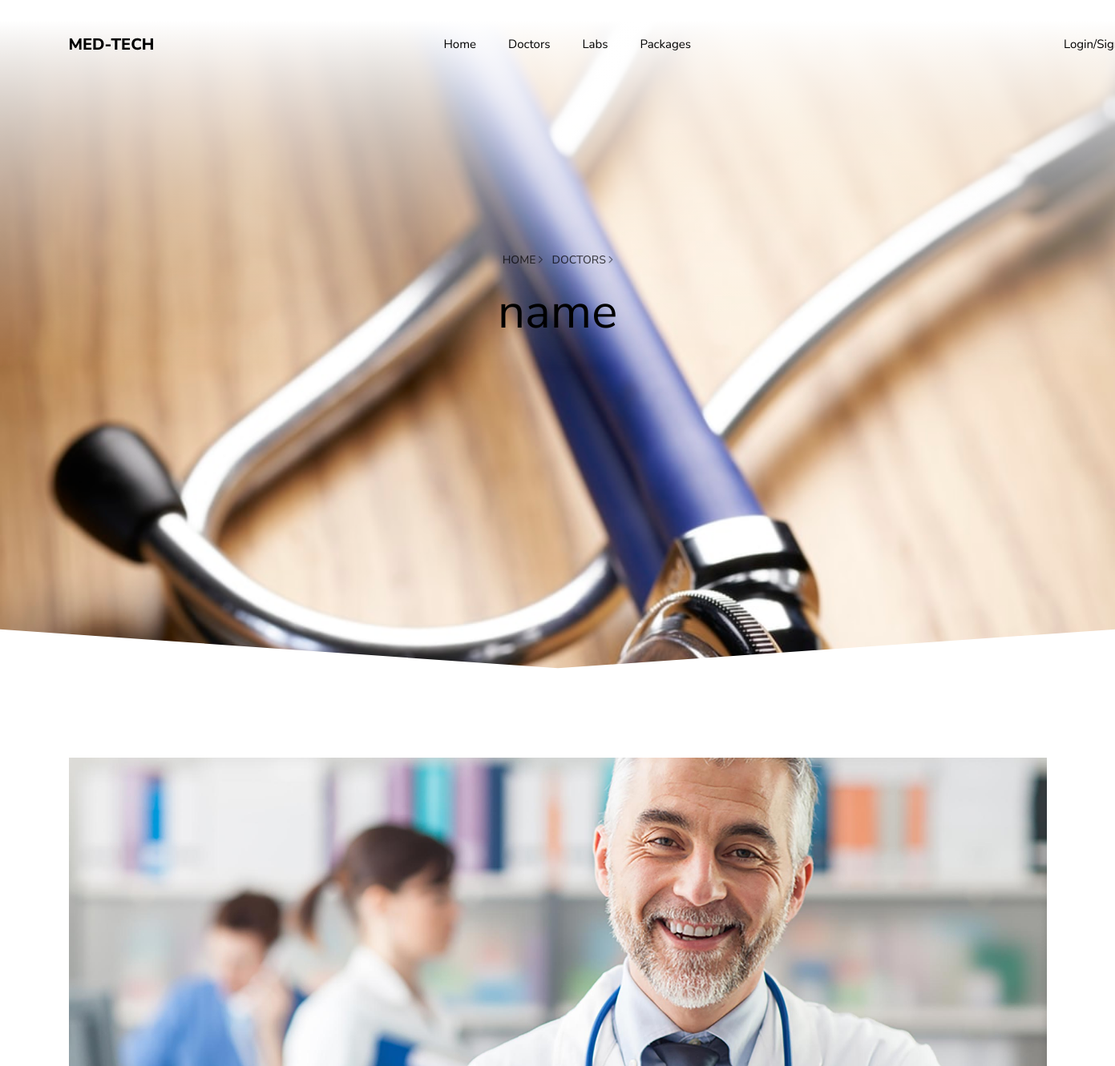
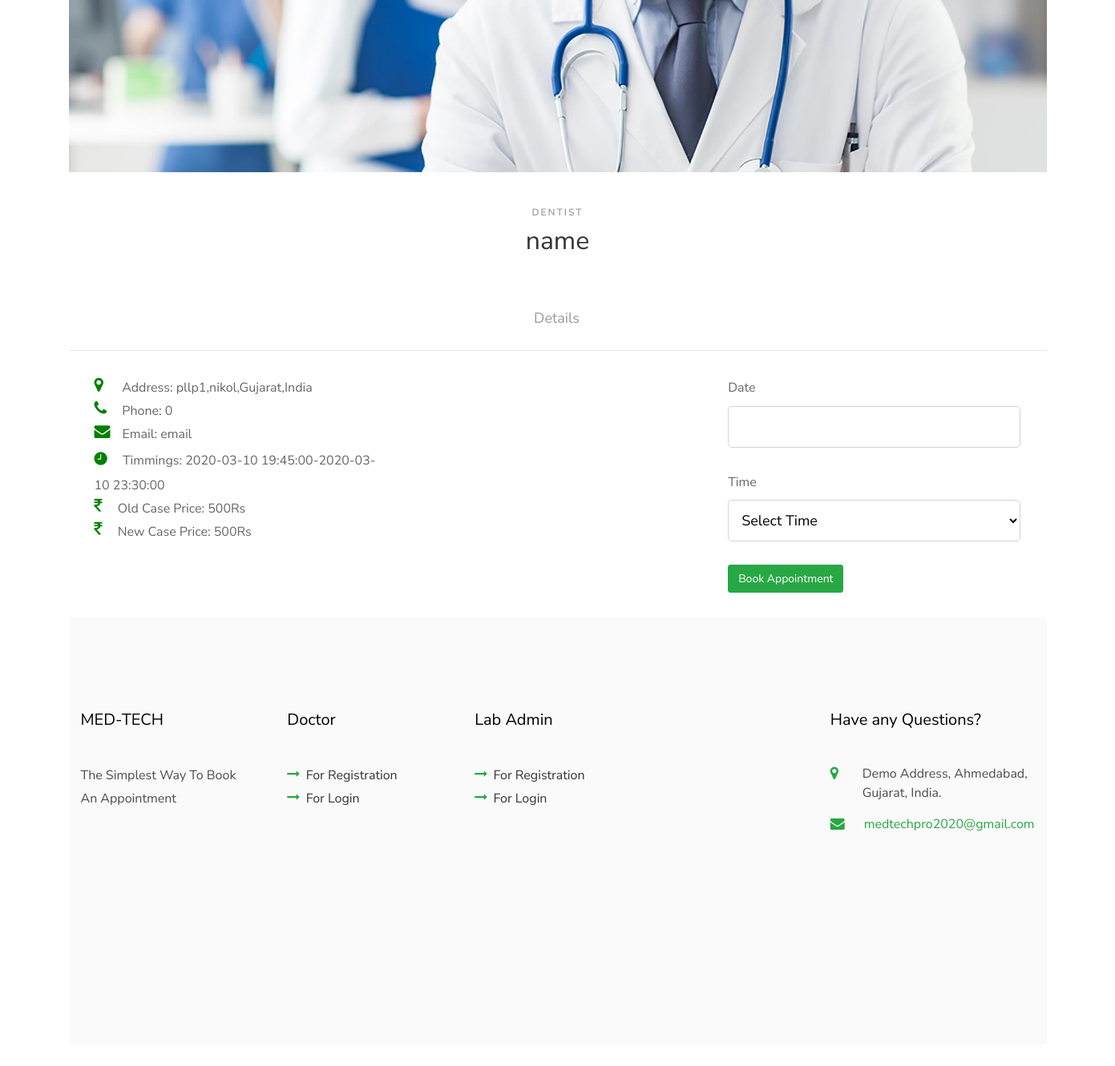
Page /doctor-single.php?doctor=name on the committed database (2 pictures, top to bottom).
### tables this page shows
CREATE TABLE `specialization_master` (
  `speci_id` int(3) NOT NULL,
  `speci_name` varchar(100) NOT NULL,
  `qualification` varchar(100) NOT NULL
);

CREATE TABLE `clinic_master` (
  `c_id` int(3) NOT NULL,
  `d_id` int(3) NOT NULL,
  `c_name` varchar(20) NOT NULL,
  `c_addr` varchar(100) NOT NULL,
  `c_mor_time` timestamp NULL DEFAULT NULL,
  `c_noon_time` timestamp NULL DEFAULT NULL,
  `old_case_price` int(11) DEFAULT NULL,
  `new_case_price` int(11) DEFAULT NULL,
  `area_id` int(3) NOT NULL,
  `c_auth_certi` varchar(1000) NOT NULL,
  `c_rating` int(11) NOT NULL
);

CREATE TABLE `area_master` (
  `area_id` int(3) NOT NULL,
  `area_name` varchar(50) NOT NULL,
  `area_pincode` int(11) NOT NULL
);

CREATE TABLE `user_master` (
  `u_id` int(3) NOT NULL,
  `u_type_id` int(11) NOT NULL,
  `u_img` varchar(1000) NOT NULL,
  `u_name` varchar(50) NOT NULL,
  `u_gender` varchar(6) DEFAULT NULL,
  `u_birthdate` date DEFAULT NULL,
  `u_addr` varchar(100) NOT NULL,
  `u_phn` bigint(10) NOT NULL,
  `u_bg` varchar(5) DEFAULT NULL,
  `allergy_id` int(11) NOT NULL,
  `u_email` varchar(25) NOT NULL,
  `u_pwd` varchar(50) NOT NULL,
  `area_id` int(11) NOT NULL,
  `u_is_verfied` int(11) NOT NULL,
  `u_is_active` int(11) NOT NULL,
  `u_is_autho` int(11) NOT NULL
);

### doctor-single.php (the view, shortened to what this page needs)
<?php include("connection.php");
	if(isset($_GET['doctor'])){
		$doctor=$_GET['doctor'];
		$q = "SELECT u.u_id,u.u_img,u.u_phn,u.u_email,d.d_id,s.speci_id,s.speci_name,s.qualification,c.c_id,c.c_addr,c.c_mor_time,c.c_noon_time,c.old_case_price,c.new_case_price,a.area_name FROM doctor_master d JOIN user_master u ON d.u_id=u.u_id JOIN user_type_master ut ON u.u_type_id=ut.u_type_id JOIN specialization_master s ON d.speci_id=s.speci_id JOIN clinic_master c ON c.d_id=d.d_id JOIN area_master a ON c.area_id=a.area_id WHERE ut.u_type_id=1 AND u.u_name='$doctor'";
    	$result = mysqli_query($conn,$q);
    	while ($row = mysqli_fetch_assoc($result)) {
    		$phn=$row['u_phn'];
    		$email=$row['u_email'];
    		$spec=$row['speci_name'];
    		$add=$row['c_addr'];
    		$mor_time=$row['c_mor_time'];
    		$noon_time=$row['c_noon_time'];
    		$old_price=$row['old_case_price'];
    		$new_price=$row['new_case_price'];
    		$area=$row['area_name'];
     	}
	}
?>
<!DOCTYPE html>
<html lang="en">
  <head>
    <link rel="stylesheet" href="medtech-css/open-iconic-bootstrap.min.css">
    <link rel="stylesheet" href="medtech-css/animate.css">
    <link rel="stylesheet" href="medtech-css/owl.carousel.min.css">
    <link rel="stylesheet" href="medtech-css/owl.theme.default.min.css">
    <link rel="stylesheet" href="medtech-css/magnific-popup.css">
    <link rel="stylesheet" href="medtech-css/aos.css">
    <link rel="stylesheet" href="medtech-css/ionicons.min.css">
    <link rel="stylesheet" href="medtech-css/bootstrap-datepicker.css">
    <link rel="stylesheet" href="medtech-css/jquery.timepicker.css">
    <link rel="stylesheet" href="medtech-css/flaticon.css">
    <link rel="stylesheet" href="medtech-css/icomoon.css">
    <link rel="stylesheet" href="medtech-css/style.css">
  </head>
  <body>
	  <?php include("header.php"); ?>
    <div class="hero-wrap ftco-degree-bg" style="background-image: url('images/index.jpg');" data-stellar-background-ratio="0.5">
      <div class="overlay"></div>
      <div class="container">
        <div class="row no-gutters slider-text js-fullheight align-items-center justify-content-center">
         <div class="col-md-9 ftco-animate pb-5 text-center">
            <p class="breadcrumbs"><span class="mr-2"><a href="index.php">Home <i class="ion-ios-arrow-forward"></i></a></span> <span><a href="doctor.php">Doctors <i class="ion-ios-arrow-forward"></i></a></span></p>
            <h1 class="mb-3 bread"><?php echo $doctor; ?></h1>
          </div>
        </div>
        </div>
      </div>
		<section class="ftco-section ftco-property-details">
      <div class="container">
      	<div class="row justify-content-center">
      		<div class="col-md-12">
      			<div class="property-details">
      				<div class="img" style="background-image: url(images/doctor_back.jpg);"></div>
      				<div class="text text-center">
      					<span class="subheading"><?php echo$spec; ?></span>
      					<h2><?php echo $doctor; ?></h2>
      				</div>
      			</div>
      		</div>
      	</div>
      	<div class="row">
      		<div class="col-md-12 pills">
						<div class="bd-example bd-example-tabs">
							<div class="d-flex justify-content-center">
							  <ul class="nav nav-pills mb-3" id="pills-tab" role="tablist">
							    <li class="nav-item">
							      <a class="nav-link" id="doc-details-tab" data-toggle="pill" href="#doc-details" role="tab" aria-controls="doc-details" aria-expanded="true">Details</a>
							    </li>
							  </ul>
							</div>
						  <div class="tab-content" id="pills-tabContent">
						    <div class="tab-pane fade show active" id="doc-details" role="tabpanel" aria-labelledby="doc-details-tab">
						    	<div class="row">
						    		<div class="col-md-4">
						    			<ul class="features">
						    				<li class="check"><span class="icon-map-marker"></span> &nbsp;Address: <?php echo $add;?>,<?php echo $area;?>,Gujarat,India</li>
						    				<li class="check"><span class="icon-phone"></span> Phone: <?php echo $phn;?></li>
						    				<li class="check"><span class="icon-envelope"></span>Email: <?php echo $email;?></li>
						    				<li class="check"><span class="ion-ios-time"></span> Timmings: <?php echo $mor_time;?>-<?php echo $noon_time; ?></li>
						    				<li class="check"><span class="icon-rupee"></span> Old Case Price: <?php echo $old_price;?>Rs</li>
						    				<li class="check"><span class="icon-rupee"></span> New Case Price: <?php echo $new_price;?>Rs</li>
						    			</ul>
						    		</div>
						    		<div class="col-md-4"></div>
						    		<div class="col-md-4">
						    			<form method="post" action="">
                          <label for="AppointmentDate">
                            Date
                          </label>
                          <input class="form-control datepicker" name="appdate" type="" required="required" data-date-format="yyyy-mm-dd" autocomplete="off">
                          <br>
                          <label for="clinic">
                            Time
                          </label>
                          <select name="time" class="form-control" id="time"  required="required">
                            <option value="">Select Time</option>
                          </select>
                          <br>
                        <button type="submit" name="submit" class="btn btn-primary">
                              Book Appointment
                        </button>
                      </form>
						    		</div>
						    	</div>
						    </div>
              </div>
       <?php include'footer.php'; ?>
  </body>
</html>

### header.php (shortened to what this page needs)
<!DOCTYPE html>
<html>
<head>
</head>
<body>
	<nav class="navbar navbar-expand-lg navbar-dark ftco_navbar bg-dark ftco-navbar-light" id="ftco-navbar">
	    <div class="container">
	      <a class="navbar-brand" href="index.php">MED-TECH</a>
	      <div class="collapse navbar-collapse" id="ftco-nav">
	        <ul class="navbar-nav ml-auto" style="padding-left: 325px;">
	          <li class="nav-item"><a href="index.php" class="nav-link">Home</a></li>
	          <li class="nav-item"><a href="doctor.php" class="nav-link">Doctors</a></li>
	          <li class="nav-item"><a href="lab.php" class="nav-link">Labs</a></li>
	          <li class="nav-item"><a href="package.php" class="nav-link">Packages</a></li>
            <?php if (isset($_SESSION['u_name'])) {
            ?>
            <li class="nav-item" style="padding-top: 15px; padding-left: 475px;">
             	<div class="dropdown">
  					   <a href="#" class="dropbtn"><?php echo $_SESSION['u_name']; ?></a>
  					   <div class="dropdown-content">
    					   <a href="appointment_history.php">View All Appointments</a>
    					   <a href="presc_reports.php">View Prescriptions & Test Reports </a>
    					   <a href="logout.php" style="color: red;">Log Out</a>
  					   </div>
				      </div>
			     </li>
           <?php }
           else{
           ?>
          <li class="nav-item" style="padding-left: 425px;"><a href="user-login.php" class="nav-link">Login/Signup</a></li>
         <?php } ?>
	        </ul>
	      </div>
	    </div>
	  </nav>
</body>
</html>

### footer.php (shortened to what this page needs)
<footer class="ftco-footer ftco-section">
  <div class="container">
    <div class="row mb-5">
      <div class="col-md">
        <div class="ftco-footer-widget mb-4">
          <h2 class="ftco-heading-2">MED-TECH</h2>
          <p>The Simplest Way To Book An Appointment</p>
          <ul class="ftco-footer-social list-unstyled mt-5">
          </ul>
        </div>
      </div>
      <div class="col-md">
        <div class="ftco-footer-widget mb-4 ml-md-4">
          <h2 class="ftco-heading-2">Doctor</h2>
          <ul class="list-unstyled">
            <li><a href="../med_tech(final)/doctor/registration.php"><span class="icon-long-arrow-right mr-2"></span>For Registration</a></li>
            <li><a href="../med_tech(final)/doctor/"><span class="icon-long-arrow-right mr-2"></span>For Login</a></li>
          </ul>
        </div>
      </div>
      <div class="col-md">
        <div class="ftco-footer-widget mb-4 ml-md-4">
          <h2 class="ftco-heading-2">Lab Admin</h2>
          <ul class="list-unstyled">
            <li><a href="../med_tech(final)/lab/registration.php"><span class="icon-long-arrow-right mr-2"></span>For Registration</a></li>
            <li><a href="../med_tech(final)/lab/"><span class="icon-long-arrow-right mr-2"></span>For Login</a></li>
          </ul>
        </div>
      </div>
      <div class="col-md">
      </div>
      <div class="col-md">
        <div class="ftco-footer-widget mb-4">
          <h2 class="ftco-heading-2">Have any Questions?</h2>
          <div class="block-23 mb-3">
            <ul>
              <li><span class="icon icon-map-marker"></span><span class="text">Demo Address, Ahmedabad, Gujarat, India.</span></li>
              <li><a href="https://mail.google.com/mail/u/0/?tab=rm&ogbl#inbox?compose=GTvVlcSDZqfnvHNMVPRMFThHGnShfZkWBhnfKtbclkZJJCSfDRfhgjnZSLCMflnvjtMmxHcPJXpTg" target="_blank"><span class="icon icon-envelope pr-4"></span><span class="text">medtechpro2020@gmail.com</span></a></li>
            </ul>
          </div>
        </div>
      </div>
    </div>
  </div>
</footer>

### medtech-css/icomoon.css (style rules this page uses)
[class^="icon-"], [class*=" icon-"] { font-family: 'icomoon' !important; speak: none; font-style: normal; font-weight: normal; font-variant: normal; text-transform: none; line-height: 1; -webkit-font-smoothing: antialiased; -moz-osx-font-smoothing: grayscale; }
.icon-map-marker:before { content: "\f041"; }
.icon-phone:before { content: "\f095"; }
.icon-envelope:before { content: "\f0e0"; }
.icon-rupee:before { content: "\f156"; }
.icon-long-arrow-right:before { content: "\f178"; }

### rows in the picture
specialization_master: speci_name "DENTIST"
clinic_master: c_addr "pllp1", c_mor_time "2020-03-10 19:45:00", c_noon_time "2020-03-10 23:30:00", old_case_price "500", new_case_price "500"
area_master: area_name "nikol"
user_master: u_phn "0", u_email "email"

### other values in the picture
$doctor "name"
